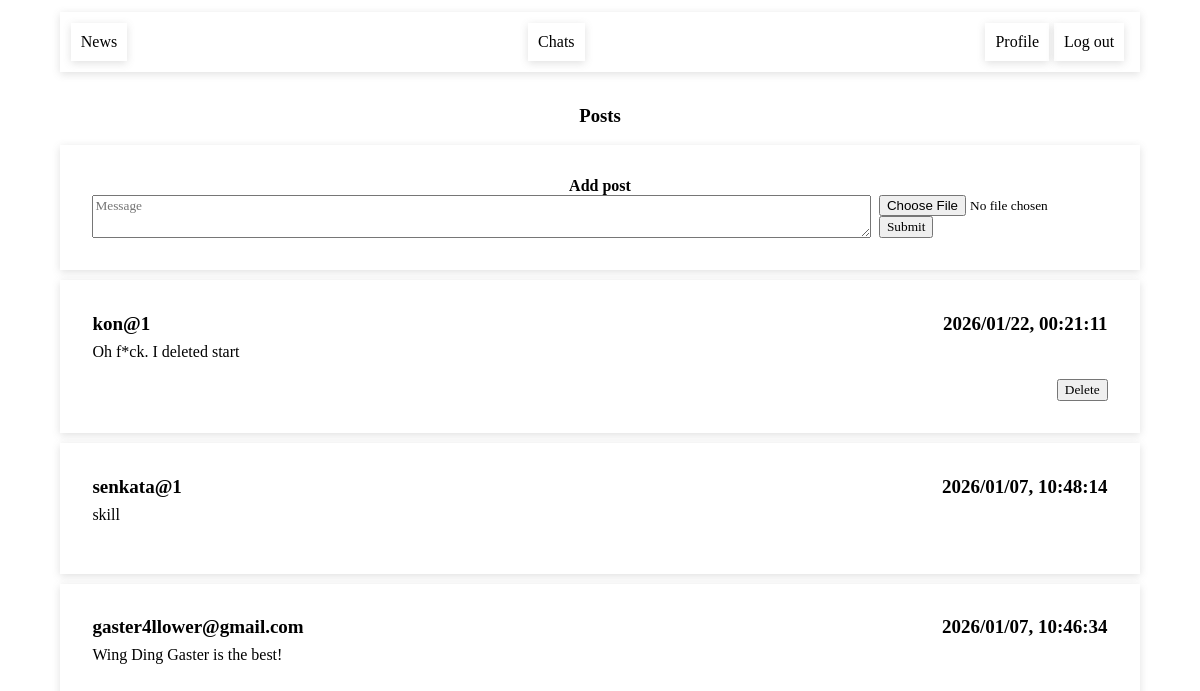
Screenshot of / (signed in) with the database file from the repository.
### tables this page shows
CREATE TABLE post (
    id INTEGER PRIMARY KEY,
    text TEXT NOT NULL,
    filename TEXT,
    datetime DATETIME NOT NULL,
    client_id INTEGER NOT NULL
);

CREATE TABLE client (
    id INTEGER PRIMARY KEY,
    email TEXT NOT NULL,
    password TEXT NOT NULL
, about, username);

### main.py (the view, shortened to what this page needs)
@app.route('/', methods=["GET", "POST"])
@login_required
def feed():
    posts = getAllPosts()
    for i in range(len(posts)):
        posts[i].update({"client_email": getUserById(posts[i]["client_id"])["email"]})
    return render_template("feed.html", posts=posts)

### db/clients.py (called while the page is built)
def getUserById(id):
    connection = get_connection()
    query = "SELECT * FROM client WHERE id = (?)"
    args = (id,)
    cur = connection.execute(query, args)
    res = cur.fetchone()
    cur.close()
    return res

### db/config.py (called while the page is built)
def get_connection():
    connection = sqlite3.connect(DATABASE)
    connection.row_factory = dict_factory
    return connection

def dict_factory(cursor, row):
    d = {}
    for idx, col in enumerate(cursor.description):
        d[col[0]] = row[idx]
    return d

### db/posts.py (called while the page is built)
def getAllPosts():
    connection = get_connection()
    connection.execute("""
CREATE TABLE IF NOT EXISTS post (
    id INTEGER PRIMARY KEY,
    text TEXT NOT NULL,
    filename TEXT,
    datetime DATETIME NOT NULL,
    client_id INTEGER NOT NULL
)
    """)
    query = """SELECT * FROM post ORDER BY post.datetime DESC"""
    cur = connection.execute(query)
    res = cur.fetchall()
    cur.close()
    connection.close()
    return res

### main.py (called while the page is built)
def login_required(f):
    @wraps(f)
    def check_permissions(*args, **kwargs):
        client_id = session.get("id")
        if client_id is None:
            return redirect(url_for('sign_in'))
        return f(*args, **kwargs)
    return check_permissions

### templates/feed.html (shortened to what this page needs)
<!DOCTYPE html>
<html>
<head>
  <link href="{{ url_for('static', filename='styles/global.css') }}" rel="stylesheet" type="text/css" />
  <link href="{{ url_for('static', filename='styles/feed.css') }}" rel="stylesheet" type="text/css" />
</head>
<body>
  <div class="main">
      <div class="navigation ">
          <div class="navigation-side">
                 <div class="navigation-item">
                  <a href="{{url_for('feed')}}">News</a>
              </div>
          </div>
          <div class="navigation-side">
              {% if session["id"] %}
              <div class="navigation-item">
                  <a href="{{url_for('chat_list')}}">Chats</a>
              </div>
              {% endif %}
          </div>
          <div class="navigation-side">
              {% if session["id"] %}
              <div class="navigation-item">
                   <a href="{{url_for('profile', client_id = session['id'])}}">Profile</a>
              </div>
              {% else %}
              <div class="navigation-item">
                  <a href="{{url_for('sign_in')}}">Log in</a>
              </div>
              {% endif %}
              {% if session["id"] %}
              <div class="navigation-item">
                  <a href="{{url_for('log_out')}}">Log out</a>
              </div>
              {% endif %}
          </div>
      </div>
        <br>
        <center><h3>Posts</h3></center>
      <br>
        <div class="box">
            <center><b>Add post</b></center>
              <form id="form-post" method="POST" enctype='multipart/form-data'>
                  <textarea name="text" placeholder="Message"></textarea>
                  <div>
                    <input type="file" name="file" placeholder="Filename">
                      <input type="submit">
                  </div>
              </form>
        </div>
        <div id="posts" >
            {% for post in posts %}
              <div class="post box">
                <div class="post-header">
                  <div class="post-author">
                    <a href="{{url_for('profile', client_id=post.client_id)}}">
                     {{ post.client_email }}
                    </a>
                  </div>
                  <div class="post-date">
                    {{ post.datetime }}
                  </div>
                </div>
                <div class="post-body">
                  <div class="post-text">
                    {{ post.text }}
                  </div>
                  <div class="post-img">
                  </div>
                </div>
                {% if post.client_id == session['id'] %}
                <div class="post-footer">
                    <form action="{{ url_for('post_delete', post_id=post.id) }}" method="post">
                        <input onclick="return confirm('Are you sure you want to delete this post?')"
                              type="submit"
                              value="Delete">
                    </form>
                </div>
                {% endif%}
              </div>
            {% endfor %}
        </div>
  </div>
</body>
</html>

### static/styles/global.css (style rules this page uses)
* { font-family: 'Ariel', cursive; margin: 0px; }
a { text-decoration: none; color: black; }
.box { padding: 3%; box-shadow: rgba(99, 99, 99, 0.2) 0px 2px 8px 0px; margin-bottom: 10px; }
.navigation { padding: 1%; box-shadow: rgba(99, 99, 99, 0.2) 0px 2px 8px 0px; margin-bottom: 15px; display: flex; justify-content: space-between; }
.navigation-side { display: flex; justify-content: space-between; }
.navigation-item { text-decoration: none; box-shadow: rgba(99, 99, 99, 0.2) 0px 2px 8px 0px; padding: 10px; color: black; margin-right: 5px; }
.main { margin: 1%; margin-left: 5%; margin-right: 5%; }

### static/styles/feed.css (style rules this page uses)
#form-post { display: flex; justify-content: stretch; }
#form-post textarea { width: 95%; margin-right: 8px; }
.post-header { display: flex; justify-content: space-between; font-size: 19px; font-weight: bold; margin-bottom: 8px; }
.post-img { text-align: center; }
.post-footer { display: flex; justify-content: flex-end; }

### rows the page displays
post: client_email "kon@1", datetime "2026/01/22, 00:21:11", text "Oh f*ck. I deleted start"
post: client_email "senkata@1", datetime "2026/01/07, 10:48:14", text "skill"
post: client_email "gaster4llower@gmail.com", datetime "2026/01/07, 10:46:34", text "Wing Ding Gaster is the best!"
